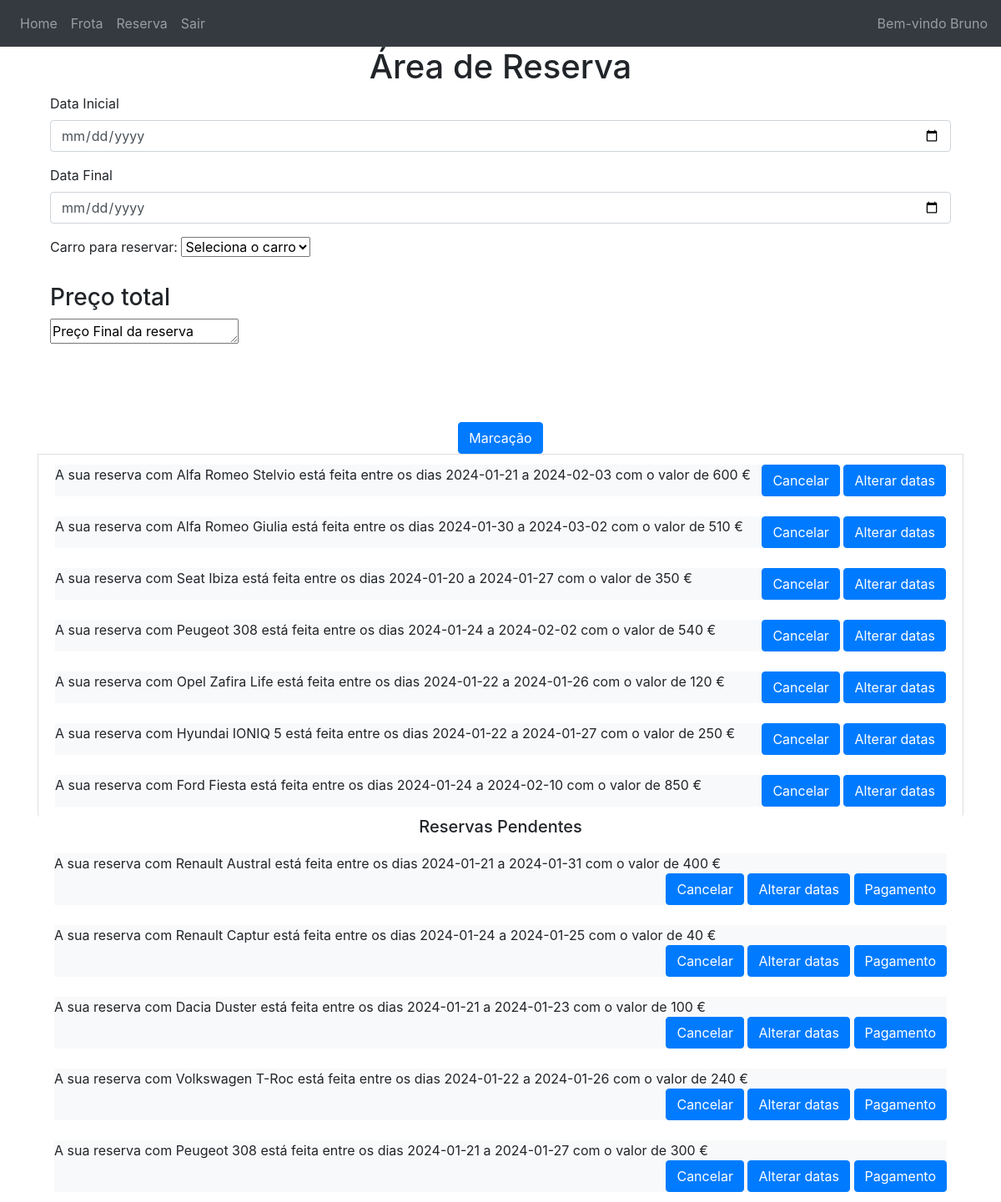
The page /rent-a-car (signed in) on the database its author committed.
### website/models.py (models this page shows)
class Utilizador(db.Model, UserMixin):
    id = db.Column(db.Integer, primary_key=True)
    email = db.Column(db.String(150), unique=True)
    nome = db.Column(db.String(150))
    apelido = db.Column(db.String(150))
    datanascimento = db.Column(db.Date())
    password = db.Column(db.String(150))
    reservas = db.relationship('Reservas')

class Reservas(db.Model):
    id = db.Column(db.Integer, primary_key=True)
    carro_marca = db.Column(db.String(150))
    carro_modelo = db.Column(db.String(150))
    carro_matricula = db.Column(db.String(150), db.ForeignKey('modelo.matricula'))
    date = db.Column(db.DateTime(timezone=True), default=func.now())  # usar registo temporal as reservas dos carros
    data_inicial = db.Column(db.Date())
    data_final = db.Column(db.Date())
    preco_total = db.Column(db.Integer)
    pagamento = db.Column(db.Integer, default=0)
    utilizador_id = db.Column(db.Integer, db.ForeignKey('utilizador.id'))  # usar este codigo para definir reservas

### website/views.py (the view, shortened to what this page needs)
@views.route('/rent-a-car', methods=['GET', 'POST'])
@login_required
def get_brand():
    modelos_marca = []
    carro = Carro.query.all()
    modelos_antes = Modelo.query.all()
    for modelo in modelos_antes:
        reserva = Reservas.query.filter_by(carro_matricula=modelo.matricula).first()
        concluida = Reservas.query.filter(Reservas.data_final <
                                          dataHoje, Reservas.carro_matricula == modelo.matricula).all()
        if reserva and reserva.pagamento == 0 and reserva.date.day < doisDias.day:
            Reservas.query.filter_by(carro_matricula=modelo.matricula).delete()
        if reserva or dataHoje > modelo.data_proxima_revisao or dataLegal > modelo.data_ultima_legalizacao:
            modelo.disponivel = 0
        elif concluida:
            modelo.disponivel = 1
        else:
            modelo.disponivel = 1
    db.session.commit()
    return render_template("rent-a-car.html", utilizador=current_user, carro=carro,
                           dataHoje=dataHoje, dataAmanha=dataAmanha)

### website/__init__.py (called while the page is built)
def create_app():
    app = Flask(__name__)
    app.config['SECRET_KEY'] = 'v'
    app.config['SQLALCHEMY_DATABASE_URI'] = f'sqlite:///{DB_NAME}'
    db.init_app(app)
    from .views import views
    from .auth import auth
    app.register_blueprint(views, url_prefix='/')
    app.register_blueprint(auth, url_prefix='/')
    from .models import Utilizador, Reservas, Carro, Modelo
    create_database(app)
    login_manager = LoginManager()
    login_manager.login_view = 'auth.login'
    login_manager.init_app(app)
    @login_manager.user_loader
    def load_user(id):
        return Utilizador.query.get(int(id))
    return app

### website/templates/rent-a-car.html (shortened to what this page needs)
{%extends "base.html"%}
{% block content%}
<div class="container">
    <h1 align="center">Área de Reserva</h1>
    <form method="POST" action='/rent-a-car/reservar'>
        {%if dataHoje and dataAmanha%}
        <div class="form-group">
            <label for="dataInicial" >Data Inicial </label>
            <input type="date"
                   class="form-control"
                   id="dataInicial"
                   name="dataInicial"
                   min="{{ dataHoje }}"
                   placeholder="dd/mm/yyyy" onchange="precoTotal()" >
        </div>
        <div class="form-group" >
            <label for="dataFinal" >Data Final</label>
            <input type="date"
                   class="form-control"
                   id="dataFinal"
                   name="dataFinal"
                   min="{{ dataAmanha}}"
                   placeholder="dd/mm/yyyy" onchange="precoTotal()" >
        </div>
        {%endif%}
        <label for="model">Carro para reservar:</label>
        <select name="car" id="car" onchange="getModel()"  >
            <option value="">Seleciona o carro</option>
        </select>
        <br><br>
        <div class="form-group" >
            <h3>Preço total</h3>
            <textarea id="preco_total" name="preco_total" rows="1" cols="20" readonly >Preço Final da reserva  </textarea>
        </div>
        <br>
        <br><br>
        <div align="center">
            <button type="submit" class="btn btn-primary"> Marcação</button>
        </div>
    </form>
        {% for reserva in utilizador.reservas %}
        {%if reserva.pagamento==1%}
        <li class="list-group-item" style="
    border-bottom-width: 0;">
            <div class="bg-light m-0 d-flex justify-content-between" >
                <div class="bg-light d-inline">
                    A sua reserva com {{reserva.carro_marca}} {{reserva.carro_modelo}} está feita entre os dias {{reserva.data_inicial}} a {{reserva.data_final}} com o valor de {{reserva.preco_total}}
                </div>
                <div class="text-right d-inline">
                    <form method='POST' action='/eliminar/{{ reserva.id }}' class="d-inline-block">
                        <button type="submit" class="btn btn-primary" value='{{ reserva.id }}'>
                            Cancelar
                        </button>
                    </form>
                    <form method='POST' action='/alterar-datas' class="d-inline-block ">
                        <button type="submit" class="btn btn-primary">
                            Alterar datas
                        </button>
                    </form>
                </div>
                {%endif%}
            </div>
        </li>
        {% endfor %}
<div class="container">
    <div class="text-center">
        <h5>Reservas Pendentes</h5>
    </div>
      <ul class="list-group list-group-flush" id="reservas_pendentes">
        {% for reserva in utilizador.reservas %}
        {%if reserva.pagamento==0%}
        <li class="list-group-item" style="border-bottom-width: 0;border-top-width: 0">
            <div class="bg-light m-0 justify-content-between" >
                <div class="bg-light d-inline">
                    A sua reserva com {{reserva.carro_marca}} {{reserva.carro_modelo}} está feita entre os dias {{reserva.data_inicial}} a {{reserva.data_final}} com o valor de {{reserva.preco_total}}
                </div>
                <div class="text-right">
                    <form method='POST' action='/eliminar/{{ reserva.id }}' class="d-inline-block">
                        <button type="submit" class="btn btn-primary" value='{{ reserva.id }}'>
                            Cancelar
                        </button>
                    </form>
                    <form method='POST' action='/alterar-datas' class="d-inline-block ">
                        <button type="submit" class="btn btn-primary">
                            Alterar datas
                        </button>
                    </form>
                    <form method='POST' action='/pagamento' class="d-inline-block ">
                        <button type="submit" class="btn btn-primary">
                            Pagamento
                        </button>
                    </form>
                </div>
            </div>
        </li>
           {%endif%}
        {% endfor %}
    </ul>
</div>
{% endblock%}

### website/templates/base.html (shortened to what this page needs)
<!DOCTYPE html>
<html lang="en">
<head>
    <link
            rel="stylesheet"
            href="https://stackpath.bootstrapcdn.com/bootstrap/4.4.1/css/bootstrap.min.css"
    />
    <link
            rel="stylesheet"
            href="https://stackpath.bootstrapcdn.com/font-awesome/4.7.0/css/font-awesome.min.css"
    />
</head>
<body>
<nav class="navbar navbar-expand-lg navbar-dark bg-dark">
    <div class="collapse navbar-collapse" id="navbar">
        <div class="navbar-nav">
            {%if utilizador.is_authenticated %}
            <a class="nav-item nav-link" id="home" href="/">Home</a>
            <a class="nav-item nav-link" id="carList" href="/carList">Frota</a>
            <a class="nav-item nav-link" id="rent-a-car" href="/rent-a-car">Reserva</a>
            <a class="nav-item nav-link" id="logout" href="/logout">Sair</a>
            {% else %}
            <a class="nav-item nav-link" id="login" href="/login">Entrar</a>
            <a class="nav-item nav-link" id="signUp" href="/sign-up">Regsitar</a>
            {%endif%}
        </div>
    </div>
    {%if utilizador.is_authenticated %}
    <span class="nav-item" style="color: rgba(255,255,255,.5);margin-left: auto;">Bem-vindo {{utilizador.nome}}</span>
    {%endif%}
</nav>
<div class="container">{% block content%}{% endblock%}</div>
</body>
</html>

### rows shown on the page
Utilizador: nome "Bruno"
Reservas: carro_marca "Alfa Romeo", carro_modelo "Stelvio", data_inicial "2024-01-21", data_final "2024-02-03", preco_total "600 €", {{ reserva.id }} 4 (drawn)
Reservas: carro_marca "Alfa Romeo", carro_modelo "Giulia", data_inicial "2024-01-30", data_final "2024-03-02", preco_total "510 €", {{ reserva.id }} 5 (drawn)
Reservas: carro_marca "Seat", carro_modelo "Ibiza", data_inicial "2024-01-20", data_final "2024-01-27", preco_total "350 €", {{ reserva.id }} 11 (drawn)
Reservas: carro_marca "Peugeot", carro_modelo "308", data_inicial "2024-01-24", data_final "2024-02-02", preco_total "540 €", {{ reserva.id }} 12 (drawn)
Reservas: carro_marca "Opel", carro_modelo "Zafira Life", data_inicial "2024-01-22", data_final "2024-01-26", preco_total "120 €", {{ reserva.id }} 13 (drawn)
Reservas: carro_marca "Hyundai", carro_modelo "IONIQ 5", data_inicial "2024-01-22", data_final "2024-01-27", preco_total "250 €", {{ reserva.id }} 14 (drawn)
Reservas: carro_marca "Ford", carro_modelo "Fiesta", data_inicial "2024-01-24", data_final "2024-02-10", preco_total "850 €", {{ reserva.id }} 15 (drawn)
Reservas: carro_marca "Renault", carro_modelo "Austral", data_inicial "2024-01-21", data_final "2024-01-31", preco_total "400 €", {{ reserva.id }} 2 (drawn)
Reservas: carro_marca "Renault", carro_modelo "Captur", data_inicial "2024-01-24", data_final "2024-01-25", preco_total "40 €", {{ reserva.id }} 16 (drawn)
Reservas: carro_marca "Dacia", carro_modelo "Duster", data_inicial "2024-01-21", data_final "2024-01-23", preco_total "100 €", {{ reserva.id }} 17 (drawn)
Reservas: carro_marca "Volkswagen", carro_modelo "T-Roc", data_inicial "2024-01-22", data_final "2024-01-26", preco_total "240 €", {{ reserva.id }} 18 (drawn)
Reservas: carro_marca "Peugeot", carro_modelo "308", data_inicial "2024-01-21", data_final "2024-01-27", preco_total "300 €", {{ reserva.id }} 19 (drawn)
